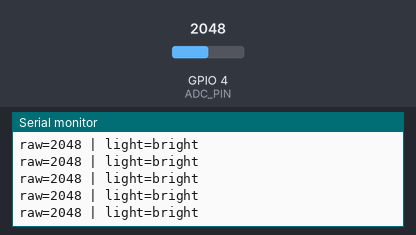
A program run on a simulated ESP32-S3. On the bench: the last lines printed to the serial monitor. Inputs (shaded band) come from the test bench; at power-on: GPIO 4 (ADC_PIN) = 2048 (analog values on the 0–4095 scale).

Above: at 1.2 s.
1.3 s: GPIO 4 (ADC_PIN) set to 1839
At 1.56 s:
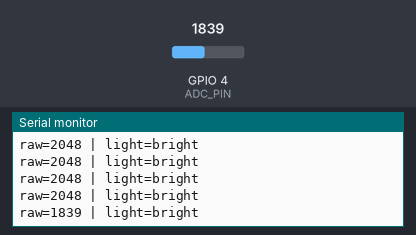
2.8 s: GPIO 4 (ADC_PIN) set to 1748
At 2.96 s:
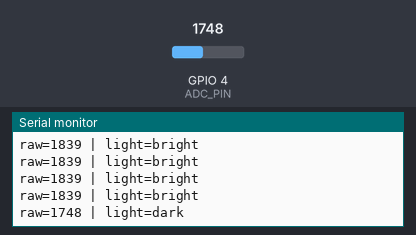

Measured:
- the behaviour switches between 1800 and 1799 on GPIO 4 (ADC_PIN) (found by bisection; images 1 and 2)
- after the input at 1.3 s, the serial monitor: prints a new line after 0.10 s (image 1)
- after the input at 2.8 s, the serial monitor: prints a new line at once (image 2)

The program:

main.cpp
```cpp
#include <Arduino.h>
#include <cstdint>

// Мета: після спостережень класифікувати світло простим порогом.
// Підключення: 3V3 -- LDR -- GPIO4 -- 10 kOhm -- GND.
// ADC_PIN — номер GPIO, а не номер контакту роз'єму; uint8_t достатньо.
constexpr uint8_t ADC_PIN = 4;
// uint8_t достатньо для числа 12, яке задає розрядність результату.
constexpr uint8_t ADC_BITS = 12;
// uint32_t відповідає типу параметра швидкості Serial у baud.
constexpr uint32_t SERIAL_BAUD = 115200;
// uint32_t відповідає типу мілісекунд, який приймає delay().
constexpr uint32_t SAMPLE_DELAY_MS = 200;
// Замініть 1800 серединою між ВАШИМИ типовими темним і світлим кодами.
// uint16_t відповідає діапазону 12-бітного коду ADC.
constexpr uint16_t LIGHT_THRESHOLD_RAW = 1800;

// setup() виконується один раз після ввімкнення або Reset.
void setup() {
    // Serial.begin(baud) відкриває Serial із заданою швидкістю.
    Serial.begin(SERIAL_BAUD);
    // analogReadResolution(bits) задає розрядність поверненого коду.
    analogReadResolution(ADC_BITS);
    // Функція приймає режим attenuation і нічого не повертає.
    analogSetAttenuation(ADC_11db);
}

// loop() повторно читає LDR і порівнює код із вибраним порогом.
void loop() {
    // analogRead(GPIO) виконує нове вимірювання та повертає сирий код.
    const uint16_t raw = analogRead(ADC_PIN);
    // За цієї орієнтації LDR більший код відповідає яскравішому світлу.
    // bool зберігає саме двійкове рішення: яскраво або темно.
    const bool isBright = raw >= LIGHT_THRESHOLD_RAW;

    // Serial.print(value) продовжує рядок, Serial.println(value) завершує
    // його; ці функції не повертають вимірюваного значення.
    Serial.print("raw=");
    Serial.print(raw);
    Serial.print(" | light=");
    Serial.println(isBright ? "bright" : "dark");

    // delay(ms) приймає паузу в мілісекундах і нічого не повертає.
    // Очікуємо перемикання стану під час переходу через власний поріг.
    delay(SAMPLE_DELAY_MS);
}
```
